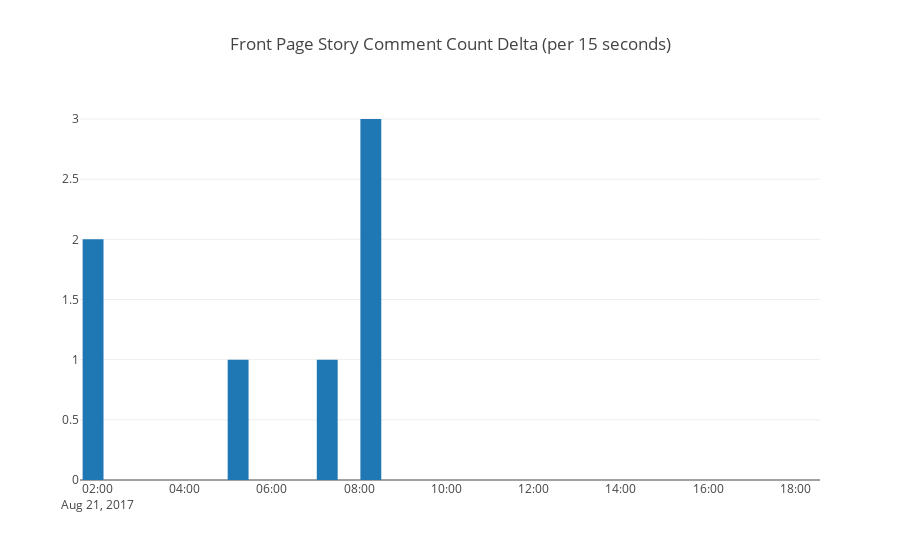

Notebook source saved alongside this figure:
### Code cell
traces = [
    go.Bar(
        x=total['comment_count_delta'].sum().index,
        y=total['comment_count_delta'].sum()
    )
]
layout = go.Layout(title="Front Page Story Comment Count Delta (per 15 seconds)")
fig = go.Figure(data=traces, layout=layout)
py.iplot(fig)

### Figure 1 — Plotly figure (JSON) as saved in the notebook; plotly's stock layout.template omitted (floating-point values rounded to 4 significant figures)
{"data": [{"type": "bar", "x": ["2017-08-21 01:53:47.771000", "2017-08-21 03:47:09.760000", "2017-08-21 04:23:05.747000", "2017-08-21 05:13:23.647000", "2017-08-21 06:33:42.454000", "2017-08-21 07:16:00.662000", "2017-08-21 08:16:00.805000", "2017-08-21 09:16:02.058000", "2017-08-21 10:16:01.554000", "2017-08-21 11:16:01.406000", "2017-08-21 12:16:00.363000", "2017-08-21 13:16:01.882000", "2017-08-21 14:16:02.426000", "2017-08-21 15:16:02.150000", "2017-08-21 16:16:02.700000", "2017-08-21 17:16:02.301000", "2017-08-21 18:16:02.907000"], "y": [2, 0, 0, 1, 0, 1, 3, 0, 0, 0, 0, 0, 0, 0, 0, 0, 0]}], "layout": {"title": "Front Page Story Comment Count Delta (per 15 seconds)"}}
